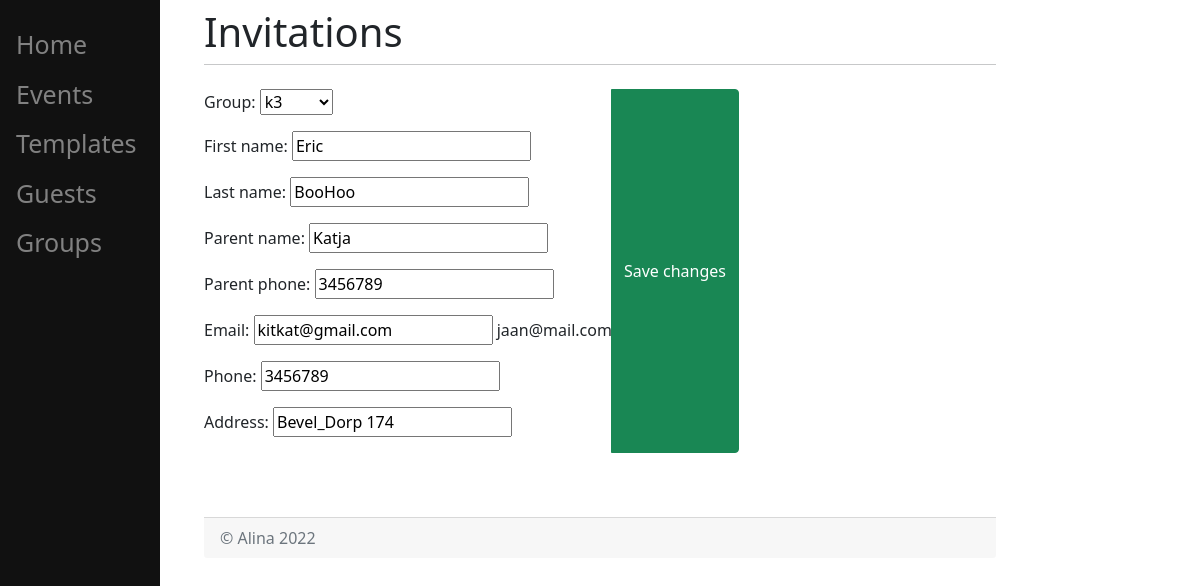
Page /guests/change/16 (signed in) on the committed database.
### invitations/models.py (models this page shows, shortened)
class Guest(models.Model):
    group = models.ForeignKey(Group, on_delete=models.CASCADE)
    first_name = models.CharField(max_length=200)
    last_name = models.CharField(max_length=200)
    parent_name = models.CharField(max_length=200)
    parent_phone = models.CharField(max_length=200)
    email = models.EmailField(help_text="jaan@mail.com")
    phone = models.CharField(max_length=200)
    address = models.CharField(max_length=200)

### invitations/views.py (the view)
def change_guest(response, guest_id):
    if response.method == "POST":
        form = AddGuestForm(response.POST)
        form.is_valid()
        guest = Guest.objects.select_for_update().get(id=guest_id)
        guest.first_name = form.instance.first_name
        guest.last_name = form.instance.last_name
        guest.parent_name = form.instance.parent_name
        guest.parent_phone = form.instance.parent_phone
        guest.email = form.instance.email
        guest.phone = form.instance.phone
        guest.address = form.instance.address
        guest.group = form.instance.group
        guest.save()
        return redirect("/guests/")
    else:
        guest = Guest.objects.get(id=guest_id)
        form = AddGuestForm(instance=guest)
        return render(response, "invitations/change_guest.html", {"form": form})

### invitations/forms.py
class AddGuestForm(forms.ModelForm):
    class Meta:
        model = Guest
        fields = '__all__'

### invitations/models.py (called while the page is built)
    def __str__(self):
        return self.name

### templates/invitations/change_guest.html (shortened to what this page needs)
{% extends 'invitations/home.html' %}
{% load crispy_forms_tags %}
{% block content %}
    <form method="POST" action="/guests/change/{{ form.instance.id }}" class="form-group">
        <div class="input-group mb-3">
            <div class="input-group-prepend">
                {{form.as_p}}
            </div>
            <button type="submit" name="save" class="btn btn-success"> Save changes</button>
        </div>
    </form>
{% endblock %}

### templates/invitations/base.html (style rules this page uses)
html { overflow-y: scroll; }

### rows in the picture
Guest: group "k3", first_name "Eric", last_name "BooHoo", parent_name "Katja", parent_phone "3456789", email "kitkat@gmail.com", phone "3456789", address "Bevel_Dorp 174"
